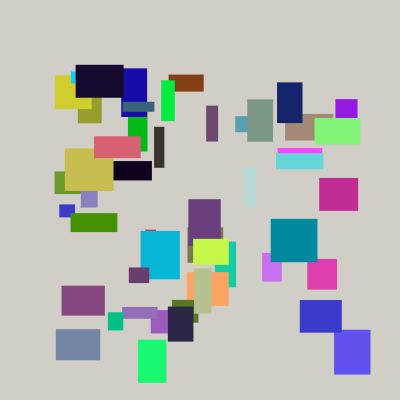
Frame 1 (no input)
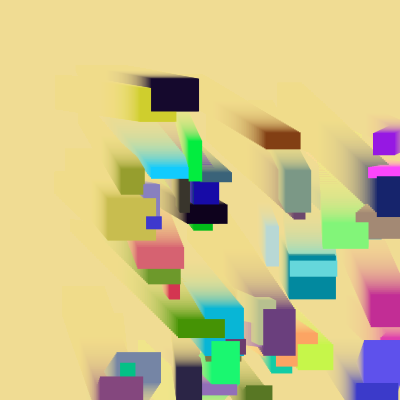
Frame 60 (the mouse pressed at the canvas centre just before this capture)
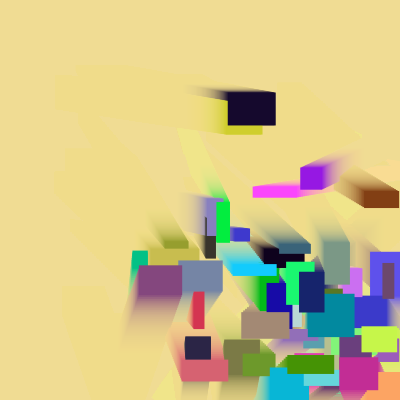
Frame 120 (the mouse held since frame 60 and released just before this capture)

The Processing sketch that drew these frames (run headless with seeded random() and noise(); from frame 60 on, the mouse is pressed at the canvas centre):

// Processing sketch: processing_44520
// ── processing_44520.pde

//extra credit 3, nov. 1
//copyright Jessica Schafer, pittsburgh, pa

final int MAX = 50;
float [] objectx, objecty, deltax, deltay, ht, wid;
color [] cols;

void setup()
{
  size (400, 400);
  smooth();
  objectx = new float [MAX];
  objecty = new float [MAX];
  deltax = new float [MAX];
  deltay = new float [MAX];
  ht = new float [MAX];
  wid = new float [MAX];
  cols = new color [MAX];
  initializeArray (objectx, 50, width-50);
  initializeArray (objecty, 50, height-50);
  initializeArray (deltax, .1, 2);
  initializeArray (deltay, .1, 2);
  initializeArray (ht, 10, 50);
  initializeArray (wid, 10, 50);
  initializeColors (); 
}

void draw ()
{
  drawBackground();
  drawObjects();
  moveObjects();
}

void drawObjects()
{
  for (int i = 0; i<MAX; i++)
   {
     fill (cols[i]);
     rect (objectx[i], objecty[i], wid[i], ht[i]);
   }
}


void moveObjects()
{
  for (int i = 0; i<MAX; i++)
  {
    objectx[i] = objectx[i] + deltax[i];
    objecty[i] = objecty[i] + deltay[i];
    
    if (objectx[i] > (width-wid[i]/2) || objectx[i] < -wid[i]/2)
     {
       deltax[i] = deltax[i]*-1;
     }
    if (objecty[i] > (height-ht[i]/2) || objecty[i] < -ht[i]/2)
     {
       deltay[i] = deltay[i]*-1;
     }
  
  }
  
}


void drawBackground()
{
 noStroke();
  fill (247, 226, 147, 25);
 rect (0,0, width, height); 
}


void initializeArray (float[]array, float small, float large)
{
  for (int i = 0; i<array.length; i++)
  {
   array[i] = random(small, large); 
  }
}

void initializeColors ()
{
  for (int i = 0; i<cols.length; i++)
  {
   cols[i] = color(random(255), random(255), random(255)); 
  }
}                
